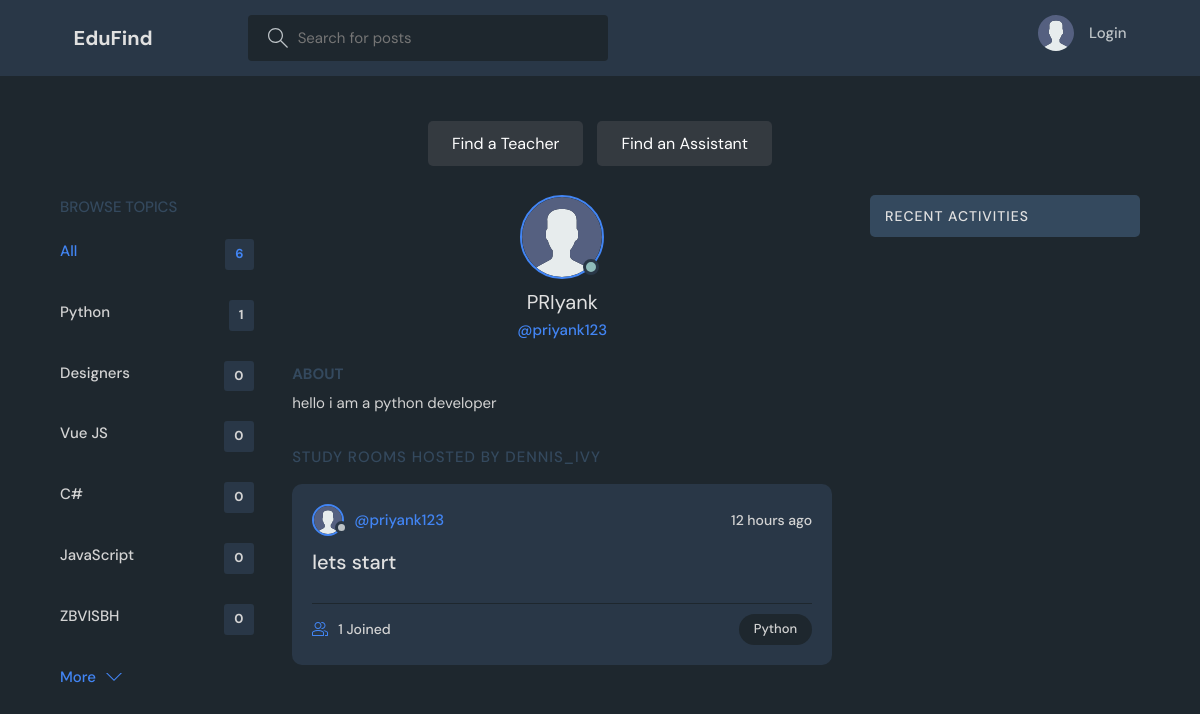
The page /profile/8/ on the database its author committed.
### base/models.py (models this page shows, shortened)
class Topic(models.Model):
    name = models.CharField(max_length=200)

class User(AbstractUser):
    name = models.CharField(max_length=200, null=True)
    email = models.EmailField(unique=True, null=True)
    bio = models.TextField(null=True)
    avatar = models.ImageField(null=True, default="avatar.svg")
    USERNAME_FIELD = 'username'
    REQUIRED_FIELDS = []

class Room(models.Model):
    host = models.ForeignKey(User, on_delete=models.SET_NULL, null=True)
    topic = models.ForeignKey(Topic, on_delete=models.SET_NULL, null=True)
    name = models.CharField(max_length=200)
    description = models.TextField(null=True, blank=True)
    participants = models.ManyToManyField(
        User, related_name='participants', blank=True)
    updated = models.DateTimeField(auto_now=True)
    created = models.DateTimeField(auto_now_add=True)
    class Meta:
        ordering = ['-updated', '-created']

### base/views.py (the view)
# urls.py: path('profile/<str:pk>/', views.userProfile, name="user-profile"),
def userProfile(request, pk):
    user = User.objects.get(id=pk)
    rooms = user.room_set.all()
    room_messages = user.message_set.all()
    topics = Topic.objects.all()
    context = {'user': user, 'rooms': rooms,
               'room_messages': room_messages, 'topics': topics}
    return render(request, 'base/profile.html', context)

### base/templates/base/profile.html (shortened to what this page needs)
{% extends 'main.html' %}
{% block content %}
<main class="profile-page layout layout--3">
  <div class="container">
    {% include 'base/topics_component.html' %}
    <div class="roomList">
      <div class="profile">
        <div class="profile__avatar">
          <div class="avatar avatar--large active">
            <img src="{{user.avatar.url}}" />
          </div>
        </div>
        <div class="profile__info">
          <h3>{{user.name}}</h3>
          <p>@{{user.username}}</p>
        </div>
        <div class="profile__about">
          <h3>About</h3>
          <p>
            {{user.bio}}
          </p>
        </div>
      </div>
      <div class="roomList__header">
        <div>
          <h2>Study Rooms Hosted by dennis_ivy</a>
          </h2>
        </div>
      </div>
      {% include 'base/feed_component.html' %}
    </div>
    {% include 'base/activity_component.html' %}
  </div>
</main>
{% endblock content %}

### templates/main.html (shortened to what this page needs)
<!DOCTYPE html>
{% load static %}
<html lang="en">
<head>
    <link rel="stylesheet" href="{% static 'styles/style.css' %}" />
</head>
<body>
    {% include 'navbar.html' %}
    {% block content %}
    {% endblock %}
</body>
</html>

### templates/navbar.html (shortened to what this page needs)
{% load static %}
<header class="header header--loggedIn">
    <div class="container">
        <a href="{% url 'home' %}" class="header__logo">
            <h1>EduFind</h1>
        </a>
        <form class="header__search" method="GET" action="{% url 'home' %}">
            <label>
                <input name="q" placeholder="Search for posts" />
            </label>
        </form>
        <nav class="header__menu">
            {% if request.user.is_authenticated %}
            <div class="header__user">
                <a href="{% url 'update-user' %}">
                    <div class="avatar avatar--medium active">
                        <img src="{{request.user.avatar.url}}" />
                    </div>
                    <p>{{request.user.username}} <span>@{{request.user.username}}</span></p>
                </a>
                <button class="dropdown-button">
                    <svg version="1.1" xmlns="http://www.w3.org/2000/svg" width="32" height="32" viewBox="0 0 32 32">
                        <title>chevron-down</title>
                        <path d="M16 21l-13-13h-3l16 16 16-16h-3l-13 13z"></path>
                    </svg>
                </button>
            </div>
            {% else %}
            <a href="{% url 'login' %}">
                <img src="{% static 'images/avatar.svg' %}" />
                <p>Login</p>
            </a>
            {% endif %}
        </nav>
    </div>
</header>
<div class="centered-buttons">
    <button id="find-teacher-btn" class="modern-button">Find a Teacher</button>
    <button id="find-assistant-btn" class="modern-button">Find an Assistant</button>
</div>

### base/templates/base/topics_component.html
<div class="topics">
    <div class="topics__header">
        <h2>Browse Topics</h2>
    </div>
    <ul class="topics__list">
        <li>
            <a href="{% url 'home' %}" class="active">All <span>{{topics.count}}</span></a>
        </li>
        {% for topic in topics %}
        <li>
            <a href="{% url 'home' %}?q={{topic.name}}">{{topic.name}}<span>{{topic.room_set.all.count}}</span></a>
        </li>
        {% endfor %}
    </ul>
    <a class="btn btn--link" href="{% url 'topics' %}">
        More
        <svg version="1.1" xmlns="http://www.w3.org/2000/svg" width="32" height="32" viewBox="0 0 32 32">
            <title>chevron-down</title>
            <path d="M16 21l-13-13h-3l16 16 16-16h-3l-13 13z"></path>
        </svg>
    </a>
</div>

### base/templates/base/feed_component.html (shortened to what this page needs)
{% for room in rooms %}
<div class="roomListRoom">
    <div class="roomListRoom__header">
        <a href="{% url 'user-profile' room.host.id %}" class="roomListRoom__author">
            <div class="avatar avatar--small">
                <img src="{{room.host.avatar.url}}" />
            </div>
            <span>@{{room.host.username}}</span>
        </a>
        <div class="roomListRoom__actions">
            <span>{{room.created|timesince}} ago</span>
        </div>
    </div>
    <div class="roomListRoom__content">
        <a href="{% url 'room' room.id %}">{{room.name}}</a>
    </div>
    <div class="roomListRoom__meta">
        <a href="{% url 'room' room.id %}" class="roomListRoom__joined">
            {{room.participants.all.count}} Joined
        </a>
        <p class="roomListRoom__topic">{{room.topic.name}}</p>
    </div>
</div>
{% endfor %}

### base/templates/base/activity_component.html (shortened to what this page needs)
<div class="activities">
    <div class="activities__header">
        <h2>Recent Activities</h2>
    </div>
</div>

### templates/navbar.html (style rules this page uses)
.centered-buttons { text-align: center; margin-top: 40px; }
.modern-button { background-color: #343a40; color: #ffffff; padding: 12px 24px; font-size: 16px; border: none; border-radius: 5px; cursor: pointer; margin: 5px; transition: background-color 0.3s ease, color 0.3s ease, box-shadow 0.3s ease; }

### rows shown on the page
Topic: name "Python", room_set.all.count "1"
Topic: name "Designers", room_set.all.count "0"
Topic: name "Vue JS", room_set.all.count "0"
Topic: name "C#", room_set.all.count "0"
Topic: name "JavaScript", room_set.all.count "0"
Topic: name "ZBVISBH", room_set.all.count "0"
User: avatar (placeholder picture), name "PRIyank", username "priyank123", bio "hello i am a python developer"
Room: host.avatar (placeholder picture), host.username "priyank123", created "12 hours", name "lets start", participants.all.count "1", topic.name "Python"

### other values the page prints
{{ topics.count }} "6"
